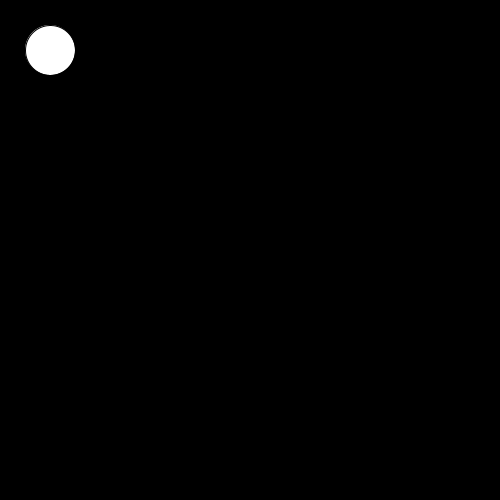
Frame 1 (no input)
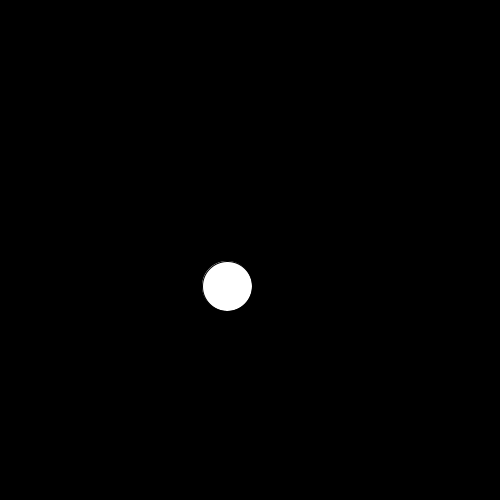
Frame 60 (the mouse pressed at the canvas centre just before this capture)
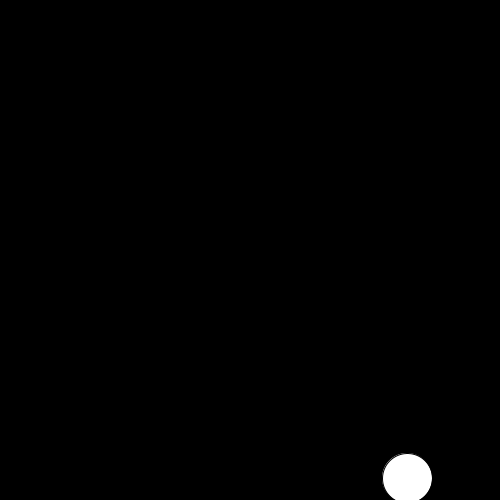
Frame 120 (the mouse held since frame 60 and released just before this capture)

The Processing sketch that drew these frames (run headless with seeded random() and noise(); from frame 60 on, the mouse is pressed at the canvas centre):

// Processing sketch: reverse_engineering_ball_background_change
// ── reverse_engineering_ball_background_change.pde
float x = 50;
float y = 50;
float dx = 3;
float dy = 4;
color h = color(#ffffff);

void draw () {
  
  background(color(h));
  
  fill(#ffffff);
  circle(x,y,50);

  x = x + dx;
  if (x >= width || x <= 0) {
    dx = -dx;
  }
  
  y = y + dy;
  if (y >= height || y <= 0) {
    dy = -dy;
  }
  
  if (x >= width) {
    h = color(#34d156);
  }
  
  if (x <= 0) {
    h = color(#7773f5);
  }
  
  if (y >= height) {
    h = color(#000000);
  }
 
  if (y <= 0) {
    h = color(#FF69B4);
  }
  
}

// ── setup.pde
void setup () {
  
 size(500,500); 
 
}
